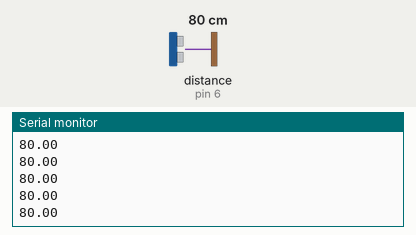
Simulated run of this sketch. Board: Arduino Uno, built with avr-gcc and run on an emulated ATmega328P. On the bench: the last lines printed to the serial monitor. The inputs (shaded band) are chosen by the test bench; at power-on: distance to the obstacle (sensor on pin 6) 80 cm. The echo pulse lasts 58.3 µs per cm; the ROS host is connected and sends only what is stated.

Above: at 1.2 s.
1.3 s: distance to the obstacle (sensor on pin 6) set to 2 cm
At 1.36 s:
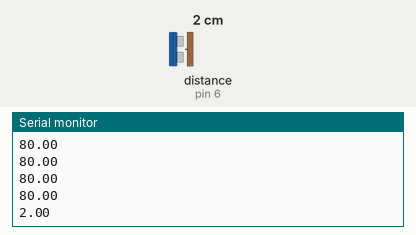
2.8 s: distance to the obstacle (sensor on pin 6) set to 4 cm
At 2.8 s:
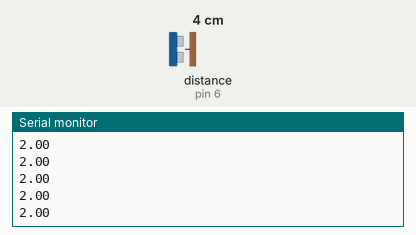
Timing chart, 0 to 5.8 s (numbered marks = the images above; inputs shaded):
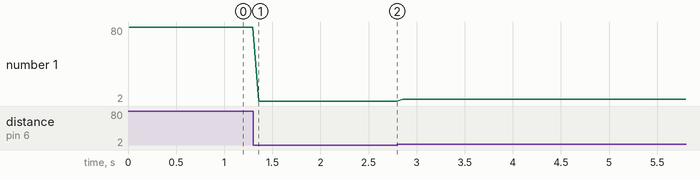

The sketch:

Ultrasonicroslib.ino
```cpp
#include<ros.h>
#include <HCSR04.h>
#include <std_msgs/Float32.h>
HCSR04 hc(5, 6); //initialisation class HCSR04 (trig pin , echo pin)

ros::NodeHandle  nh;
std_msgs::Float32 flt_msg;
ros::Publisher chatter("chatter", &flt_msg);

void setup()
{
    Serial.begin(9600);
    nh.initNode();
    nh.advertise(chatter);
}

void loop()
{

    flt_msg.data = hc.dist();
    chatter.publish(&flt_msg);
    nh.spinOnce();
    Serial.println(hc.dist()); // return curent distance in serial
    delay(60);                 // we suggest to use over 60ms measurement cycle, in order to prevent trigger signal to the echo signal.
}
```

Measured:
- after the input at 1.3 s, the serial monitor: prints a new line after 0.06 s (image 1)
- plotted number 1: 80 → 2 after the input at 1.3 s, 2 → 4 after the input at 2.8 s
